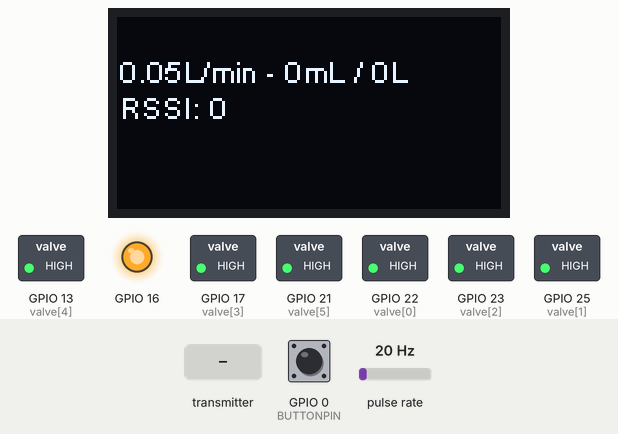
This sketch was run on a simulated ESP32. Parts: 128×64 one-colour display, switched loads named in the sketch (green lamp = pin HIGH), output pins drawn as LEDs (lit = HIGH). Wiring (inferred from the names in the program): pulse sensor: data GPIO 36. Inputs (shaded band) come from the test bench; at power-on: GPIO 0 (BUTTONPIN) HIGH, pulse rate 20 Hz. No radio packets arrive unless stated; what the sketch prints to the serial monitor is not drawn.

Above: at 2.7 s.
3.9 s: GPIO 0 (BUTTONPIN) pulled LOW for 0.15 s
At 4.23 s:
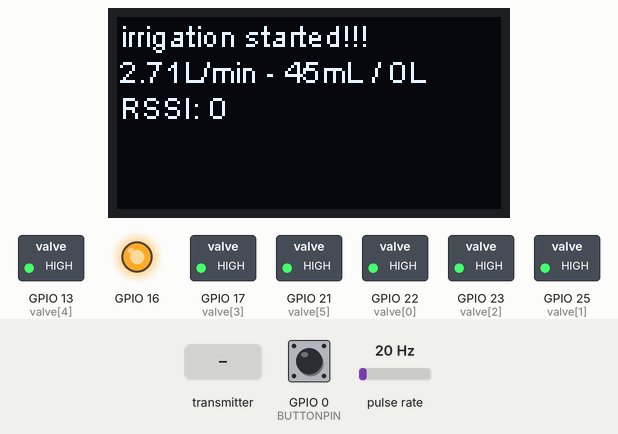
4.6 s: GPIO 0 (BUTTONPIN) pulled LOW for 1 s
At 5.6 s:
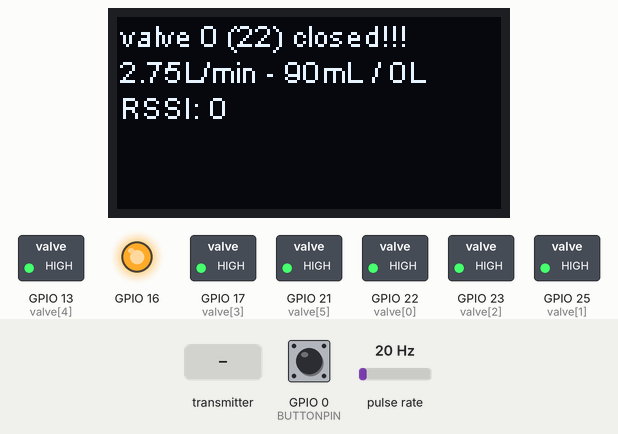
8.6 s: GPIO 0 (BUTTONPIN) pulled LOW for 0.15 s
At 9.2 s:
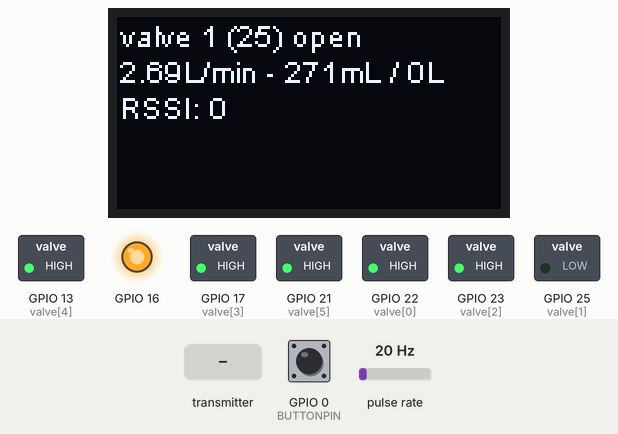
9.3 s: the transmitter starts sending src_addr = 0
At 11.9 s:
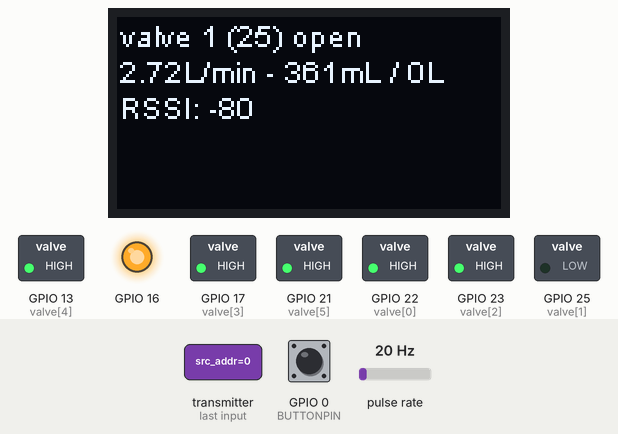
12.3 s: pulse rate (sensor on GPIO 36) set to 4 Hz
At 13.9 s:
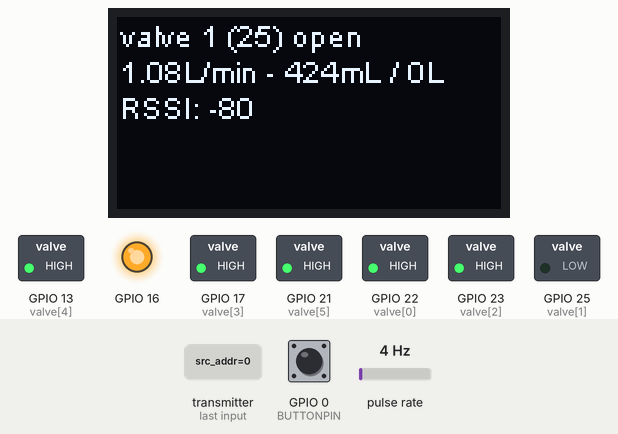
15.3 s: pulse rate (sensor on GPIO 36) set to 50 Hz
At 16.8 s:
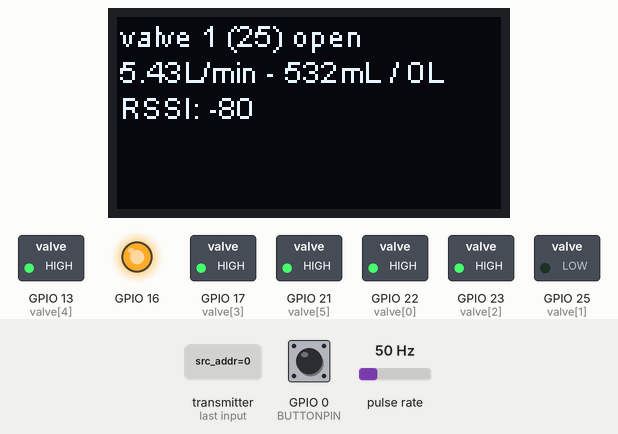
Timing chart, 0 to 18.3 s (numbered marks = the images above; inputs shaded):
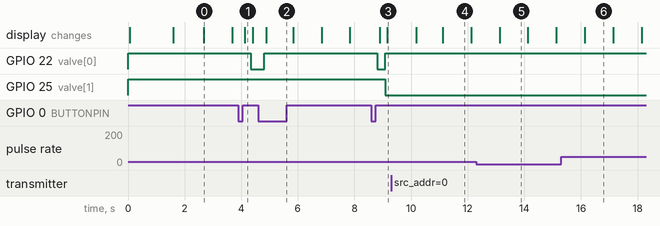

Measured:
- after the input at 3.9 s, GPIO 22 (valve[0]): HIGH → LOW after 0.43 s; the display: changes after 0.23 s (image 1)
- after the input at 4.6 s, GPIO 22 (valve[0]): LOW → HIGH after 0.21 s; the display: changes after 0.28 s (image 2)
- after the input at 8.6 s, GPIO 22 (valve[0]): HIGH → LOW after 0.21 s, → HIGH 0.29 s later; GPIO 25 (valve[1]): HIGH → LOW after 0.49 s; the display: first changes after 0.29 s (image 3 shows a later state)
- what the display in image 0 shows lasts 1.0 s, from 2.7 s to 3.7 s

The sketch:

esp32_new_irrigation_control_2.ino
```cpp
#include "SSD1306.h"
#include <SPI.h>
#include <LoRa.h>
#include <ArduinoJson.h>
#include  <Chrono.h>

// set up Chrono
Chrono sendLora(Chrono::SECONDS);
Chrono forwardIrrigation(Chrono::SECONDS);
Chrono waterFlow(Chrono::SECONDS);

// Display Variables
String displaymessages[5] = {"","","","",""};

// Display
SSD1306 display(0x3c, 4, 15);

// LoRa Pins
#define SCK     5    // GPIO5  -- SX127x's SCK
#define MISO    19   // GPIO19 -- SX127x's MISO
#define MOSI    27   // GPIO27 -- SX127x's MOSI
#define SS      18   // GPIO18 -- SX127x's CS
#define RST     14   // GPIO14 -- SX127x's RESET
#define DI00    26   // GPIO26 -- SX127x's IRQ(Interrupt Request)
#define BAND    868E6  //you can set band here directly,e.g. 868E6,915E6
#define PABOOST true

// LoRa Variables
typedef struct {
  byte src_addr;
  char msg[255];
  unsigned long count;
 } _l_packet;
_l_packet pkt;
boolean gotpacket;
int rssi;
bool loraSent = false;

// All eight valve Pins: 22, 25, 23 , 17, 13, 21 , 2, 17

// set up Relays
int numValves = 6;
int valve[] = {22,25,23,17,13,21}; // back to 6 pins

int enabledValves[] = {true,true,true,true,false,false};
int irrigationLength[] = {120,120,120,120,120,120};
int activeValve = numValves -2; // this is a hack to make the first button press work as expected. TODO
bool nextValve = false;
bool irrigate = false;
bool irrigateOld = false;
int currentIrrigationLength = 0;
String valveStateStr;

// set up Water Flow Sensor
#define FLOWSENSOR  36
float calibrationFactor = 7.34;
volatile byte pulseCount;
byte pulse1Sec = 0;
float flowRate;
float previousFlowRate = 0;
unsigned int flowMilliLitres;
unsigned long totalMilliLitres;
long previousMillis = 0;

// set up button
#define BUTTONPIN 0
bool buttonPressed = false;

// Forward declarations
void initDisplay();
void displayMsg(String msg1, String msg2 = "", String msg3 = "", String msg4 = "");
void IRAM_ATTR pulseCounter();
void checkWaterFlow();
void initLora();
void onReceive(int);
void sendLoraMsg();


void setup() {

  Serial.begin(115200);
  while (!Serial);
  Serial.println("LoRa Receiver");

  // set up relays
  for (int i = 0; i < numValves; i++){
    pinMode(valve[i], OUTPUT);
    digitalWrite(valve[i], HIGH);
    Serial.print(i);
  }
  Serial.println("pins set high");

  // set up the display
  initDisplay();

  // set up LORA
  gotpacket = false;
  pkt.src_addr = 0;
  pkt.count = 0;
  initLora();
  LoRa.receive();

  // set up flow sensor
  pinMode(FLOWSENSOR, INPUT_PULLUP);
  pulseCount = 0;
  flowRate = 0.0;
  flowMilliLitres = 0;
  totalMilliLitres = 0;
  previousMillis = 0;
  attachInterrupt(digitalPinToInterrupt(FLOWSENSOR), pulseCounter, FALLING);


  // initialize the pushbutton pin as an input:
  pinMode(BUTTONPIN, INPUT);

  // ready to go
  Serial.println("ready");
  displaymessages[0] = "ready";

  // send initial lora message
  sendLoraMsg();
}

void loop() {

  // handle button press
  if(digitalRead(BUTTONPIN) == false && buttonPressed == false) {
    Serial.println("button pressed");
    irrigate = !irrigate;
    if(irrigate) nextValve = true;
    //if(irrigate) currentIrrigationLength = 0;
    buttonPressed = true;
    delay(200);
  }
  else if(digitalRead(BUTTONPIN) == true && buttonPressed == true) {
    buttonPressed = false;
    delay(200);
  }

  // check for Chrono intervals
  if (waterFlow.hasPassed(1)) {
    waterFlow.restart();
    checkWaterFlow();
  }
  if (sendLora.hasPassed(10)) {
    sendLora.restart();
    loraSent = false;
  }

  // Irrigation is ON - cycle through enabledValves and switch at intervals set in irrigationLength
  if(irrigate){
    if(nextValve){
      Serial.println("nextValve");
      Serial.print("current Valve is ");
      Serial.println(activeValve);
      currentIrrigationLength = 0;
      nextValve = false;
    }
    if(forwardIrrigation.hasPassed(currentIrrigationLength)){
      forwardIrrigation.restart();
      valveStateStr = "valve " + String(activeValve) + " (" + String(valve[activeValve]) + ") closed";
      Serial.println(valveStateStr);
      digitalWrite(valve[activeValve], HIGH); // disable current valve
      activeValve++;
      if(activeValve>=numValves){
        activeValve = 0;
      }
      if(enabledValves[activeValve]){
        digitalWrite(valve[activeValve], LOW);  // enable current valve
        valveStateStr = "valve " + String(activeValve) + " (" + String(valve[activeValve]) + ") open";
        Serial.println(valveStateStr);
        displaymessages[0] = valveStateStr;
        sendLoraMsg();
        currentIrrigationLength = irrigationLength[activeValve];
      }
      else {
        valveStateStr = "valve " + String(activeValve) + " (" + String(valve[activeValve]) + ") disabled";
        Serial.println(valveStateStr);
        displaymessages[0] = valveStateStr;
        currentIrrigationLength = 0;
      }
    }
  }

  // try to parse LoRa packet
  if (gotpacket){
    gotpacket = false;
    // received a packet
    Serial.println("packet:");
    //Serial.println(pkt.msg);

    String packet = "";
    String logMsg = "";

    // set up json
    packet = "{" + String(pkt.msg);
    Serial.println(packet);

    DynamicJsonDocument recMessage(1024);
    DeserializationError error = deserializeJson(recMessage, packet);
    if (error) {
      Serial.println("error:");
      Serial.println(error.c_str());
      return;
    }

    serializeJson(recMessage, Serial);
    irrigate = (bool) recMessage["irrigate"];
    nextValve = (bool) recMessage["nextValve"];

    if(recMessage["enabledValves"]){
      int i=0;
      JsonArray array = recMessage["enabledValves"].as<JsonArray>();
      for(JsonVariant v : array) {
          enabledValves[i] = v.as<bool>();
          i++;
          if(i>numValves)Serial.println("ERROR - Too many Valves!!!");
      }
    }
    // print RSSI of packet
    Serial.print("' with RSSI ");
    rssi = LoRa.packetRssi();
    Serial.println(rssi);
  }

  // send LoRa message when irrigation is stopped
  if(irrigate != irrigateOld){
    Serial.println("irrigatechange");
    irrigateOld = irrigate;
    valveStateStr = "irrigation ";
    if(irrigate){
      valveStateStr +="started";
      nextValve = true;
    }
    else{
      valveStateStr +="stopped";
      valveStateStr = "valve " + String(activeValve) + " (" + String(valve[activeValve]) + ") closed";
      Serial.println(valveStateStr);
      digitalWrite(valve[activeValve], HIGH); // disable current valve
      activeValve--;
      if(activeValve<0) activeValve = numValves-1;
    }
    Serial.println(valveStateStr);
    displaymessages[0] = valveStateStr+"!!!";
    if(!irrigate){sendLoraMsg();}
  }
  statusDisplay();
  yield();
}

// Display Functions
void statusDisplay(){
  display.clear();
  display.setTextAlignment(TEXT_ALIGN_LEFT);
  display.setFont(ArialMT_Plain_10);
  for (int i = 0; i<=3; i++){
    display.drawString(1 , 12*i , displaymessages[i]);
  }
  display.drawStringMaxWidth(0 , 48 , 128, displaymessages[4]);
  display.display();
}
void initDisplay(){
     pinMode(16,OUTPUT);
     pinMode(25,OUTPUT);
     digitalWrite(16, LOW);    // set GPIO16 low to reset OLED
     delay(50);
     digitalWrite(16, HIGH); // while OLED is running, must set GPIO16 in high
     display.init();
     display.flipScreenVertically();
     display.setFont(ArialMT_Plain_10);
     delay(1500);
     display.clear();
}

// Water Flow Meter Functions
void IRAM_ATTR pulseCounter(){
  pulseCount++;
}
void checkWaterFlow(){

    pulse1Sec = pulseCount;
    pulseCount = 0;

    // Because this loop may not complete in exactly 1 second intervals we calculate
    // the number of milliseconds that have passed since the last execution and use
    // that to scale the output. We also apply the calibrationFactor to scale the output
    // based on the number of pulses per second per units of measure (litres/minute in
    // this case) coming from the sensor.
    flowRate = ((1000.0 / (millis() - previousMillis)) * pulse1Sec) / calibrationFactor;
    previousMillis = millis();

    // Divide the flow rate in litres/minute by 60 to determine how many litres have
    // passed through the sensor in this 1 second interval, then multiply by 1000 to
    // convert to millilitres.
    flowMilliLitres = (flowRate / 60) * 1000;

    // Add the millilitres passed in this second to the cumulative total
    totalMilliLitres += flowMilliLitres;

    // Print the flow rate for this second in litres / minute
    String waterFlowMsg = String(flowRate) + "L/min - " + String(totalMilliLitres) + "mL / " + String(totalMilliLitres / 1000) + "L";
    displaymessages[0] = valveStateStr;
    displaymessages[1] = waterFlowMsg;
    displaymessages[2] = "RSSI: "+String(rssi);
    Serial.println(waterFlowMsg);
    if(((flowRate >0 && flowRate != previousFlowRate) || (previousFlowRate > 0 && flowRate == 0)) && loraSent == false){
      // send lora
      sendLoraMsg();
      Serial.println("flow:"+String(flowRate));
      previousFlowRate = flowRate;
  }
}

// LoRa Functions
void initLora(){
  SPI.begin(SCK,MISO,MOSI,SS);
  LoRa.setPins(SS,RST,DI00);
  displaymessages[0] = "Initialising LoRa module....";
  while (!LoRa.begin(BAND)){
  }
  displaymessages[0] = "LoRa Init success!";
  statusDisplay();
  delay(1000);
  LoRa.onReceive(onReceive);
}
void onReceive(int packetSize){
  LoRa.readBytes((uint8_t *)&pkt,packetSize);
  gotpacket = true;
  pkt.msg[packetSize-1]='\0';
  pkt.count++;
  rssi = LoRa.packetRssi();
}
void sendLoraMsg(){
    // send lora
    DynamicJsonDocument sendMessage(1024);
    sendMessage["rate"] = String(flowRate);
    sendMessage["total"] = String(totalMilliLitres / 1000);
    sendMessage["rssi"] = rssi;
    sendMessage["id"] = 1;
    sendMessage["activeValve"] = activeValve;
    JsonArray enabledValvesData = sendMessage.createNestedArray("enabledValves");
    JsonArray irrigationLengthData = sendMessage.createNestedArray("irrigationLength");
    for (int i = 0; i < numValves; i++) {
      enabledValvesData.add(enabledValves[i]);
      irrigationLengthData.add(irrigationLength[i]);
    }
    sendMessage["irrigate"] = irrigate;

    // Send Packet
    String sMessage;
    serializeJson(sendMessage, sMessage);
    LoRa.setTxPower(7);
    LoRa.beginPacket();
    LoRa.print(sMessage);
    LoRa.endPacket();
    Serial.println("Lora Sent");
    Serial.println(sMessage);
    loraSent = true;
    LoRa.receive();

}
```
